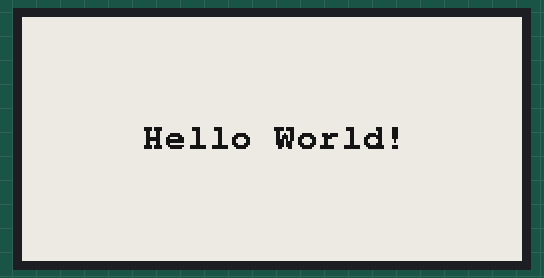
Simulated run of this program. Board: ESP32. On the bench: 122×250 one-colour display. A WiFi scan finds three made-up networks; what the program prints to the serial monitor is not drawn.

Above: at 4.3 s.
At 5.8 s:
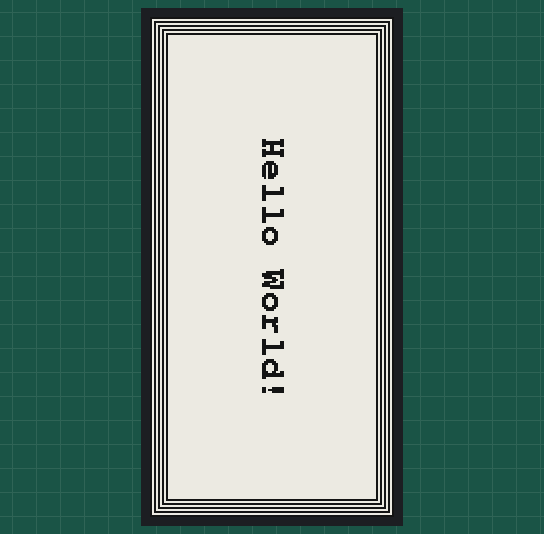

The program:

main.cpp
```cpp
#define ENABLE_GxEPD2_GFX 0

// https://github.com/ZinggJM/GxEPD2

#include <GxEPD2_BW.h>
#include <GxEPD2_3C.h>
#include <GxEPD2_4C.h>
#include <GxEPD2_7C.h>
#include <Fonts/FreeMonoBold9pt7b.h>

#define EPD_MOSI                (23)
#define EPD_MISO                (-1) //elink no use
#define EPD_SCLK                (18)

#define EPD_BUSY                (4)
#define EPD_RSET                (16)
#define EPD_DC                  (17)
#define EPD_CS                  (5)

#define SDCARD_CS               (13)
#define SDCARD_MOSI             (15)
#define SDCARD_MISO             (2)
#define SDCARD_SCLK             (14)

#define BUTTON_1                (37)
#define BUTTON_2                (38)
#define BUTTON_3                (39)

#define SPK_POWER_EN            (19)

#define BUTTONS                 {37,38,39}
#define BUTTON_COUNT            (3)

#define LED_PIN                 (26)
#define LED_ON                  (LOW)

#define ADC_PIN                 (35)

#define SPERKER_PIN             (25)

#define LEDC_CHANNEL_0          (0)
#define _HAS_ADC_DETECTED_
#define _HAS_LED_
#define _HAS_SPEAKER_
#define _BUILTIN_DAC_
#define _HAS_SDCARD_
#define _HAS_PWR_CTRL_

// DEPG0213BN

GxEPD2_BW<GxEPD2_213_BN, GxEPD2_213_BN::HEIGHT>
display(GxEPD2_213_BN(/*CS=5*/ EPD_CS, /*DC=*/ EPD_DC, /*RST=*/ EPD_RSET, /*BUSY=*/ EPD_BUSY)); // GDEY029T94  128x296, SSD1680, (FPC-A005 20.06.15)

// START -------------- WIFI -------------- START
#include <WiFi.h>
void testWiFi()
{
    WiFi.mode(WIFI_STA);
    WiFi.disconnect();
    // WiFi.scanNetworks will return the number of networks found
    int n = WiFi.scanNetworks();

    Serial.println("scan done");
    if (n == 0) {
        Serial.println("no networks found");
    } else {
        Serial.print(n);
        Serial.println(" networks found");
        for (int i = 0; i < n; ++i) {
            // Print SSID and RSSI for each network found
            Serial.print(i + 1);
            Serial.print(": ");
            Serial.print(WiFi.SSID(i));
            Serial.print(" (");
            Serial.print(WiFi.RSSI(i));
            Serial.print(")");
            Serial.println((WiFi.encryptionType(i) == WIFI_AUTH_OPEN) ? " " : "*");
            delay(10);
        }
    }
    Serial.println("");
}
// END -------------- WIFI -------------- END


const char HelloWorld[] = "Hello World!";

void helloWorld()
{
    Serial.println("helloWorld");
    display.setRotation(1);
    display.setFont(&FreeMonoBold9pt7b);
    if (display.epd2.WIDTH < 104) display.setFont(0);
    display.setTextColor(GxEPD_BLACK);
    int16_t tbx, tby; uint16_t tbw, tbh;
    display.getTextBounds(HelloWorld, 0, 0, &tbx, &tby, &tbw, &tbh);
    // center bounding box by transposition of origin:
    uint16_t x = ((display.width() - tbw) / 2) - tbx;
    uint16_t y = ((display.height() - tbh) / 2) - tby;
    display.setFullWindow();
    display.firstPage();
    do {
        display.fillScreen(GxEPD_WHITE);
        display.setCursor(x, y);
        display.print(HelloWorld);
    } while (display.nextPage());
    Serial.println("helloWorld done");
}


void drawGraphics()
{
    display.setPartialWindow(0, 0, display.width(), display.height());
    display.setRotation(0);
    // display.firstPage();
    do {
      display.drawRect(0, 0, display.width(), display.height(), GxEPD_BLACK);
      display.drawRect(2, 2, display.width() - 4, display.height() - 4, GxEPD_BLACK);
      display.drawRect(4, 4, display.width() - 8, display.height() - 8, GxEPD_BLACK);
      display.drawRect(6, 6, display.width() - 12, display.height() - 12, GxEPD_BLACK);
      display.drawRect(8, 8, display.width() - 16, display.height() - 16, GxEPD_BLACK);
    } while (display.nextPage());
}

void setup() {
  // put your setup code here, to run once:
    Serial.begin(115200);
    Serial.println();
    Serial.println("setup");

    display.init(115200, true, 2, false);

    testWiFi();

    helloWorld();
    delay(1000);
    drawGraphics();

    display.powerOff();
}

void loop() {
  // put your main code here, to run repeatedly:

}
```

Measured:
- what the display in image 0 shows lasts 1.5 s, from 4.3 s to 5.8 s
